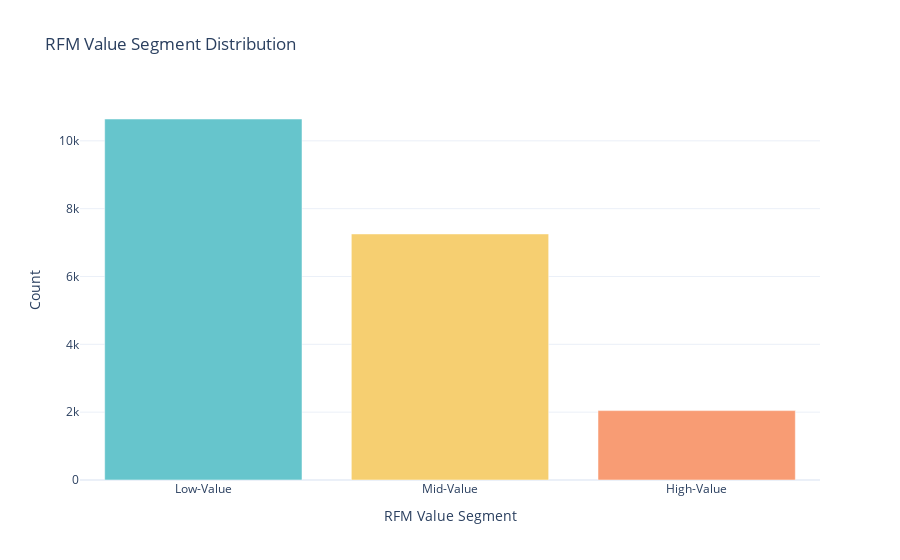

This figure's notebook cell:
### Code cell
segment_counts = data['Value Segment'].value_counts().reset_index()
segment_counts.columns = ['Value Segment', 'Count']

pastel_colors = px.colors.qualitative.Pastel

fig_segment_dist = px.bar(segment_counts, x='Value Segment', y='Count', 
                          color='Value Segment', color_discrete_sequence=pastel_colors,
                          title='RFM Value Segment Distribution')

# Update the layout
fig_segment_dist.update_layout(xaxis_title='RFM Value Segment',
                              yaxis_title='Count',
                              showlegend=False)

# Show the figure
fig_segment_dist.show()

### Figure 1 — Plotly figure (JSON) as saved in the notebook; plotly's stock layout.template omitted (floating-point values rounded to 4 significant figures)
{"data": [{"alignmentgroup": "True", "hovertemplate": "Value Segment=%{x}<br>Count=%{y}<extra></extra>", "legendgroup": "Low-Value", "marker": {"color": "rgb(102, 197, 204)", "pattern": {"shape": ""}}, "name": "Low-Value", "offsetgroup": "Low-Value", "orientation": "v", "showlegend": true, "textposition": "auto", "type": "bar", "x": ["Low-Value"], "xaxis": "x", "y": [10644], "yaxis": "y"}, {"alignmentgroup": "True", "hovertemplate": "Value Segment=%{x}<br>Count=%{y}<extra></extra>", "legendgroup": "Mid-Value", "marker": {"color": "rgb(246, 207, 113)", "pattern": {"shape": ""}}, "name": "Mid-Value", "offsetgroup": "Mid-Value", "orientation": "v", "showlegend": true, "textposition": "auto", "type": "bar", "x": ["Mid-Value"], "xaxis": "x", "y": [7255], "yaxis": "y"}, {"alignmentgroup": "True", "hovertemplate": "Value Segment=%{x}<br>Count=%{y}<extra></extra>", "legendgroup": "High-Value", "marker": {"color": "rgb(248, 156, 116)", "pattern": {"shape": ""}}, "name": "High-Value", "offsetgroup": "High-Value", "orientation": "v", "showlegend": true, "textposition": "auto", "type": "bar", "x": ["High-Value"], "xaxis": "x", "y": [2046], "yaxis": "y"}], "layout": {"barmode": "relative", "legend": {"title": {"text": "Value Segment"}, "tracegroupgap": 0}, "showlegend": false, "title": {"text": "RFM Value Segment Distribution"}, "xaxis": {"anchor": "y", "categoryarray": ["Low-Value", "Mid-Value", "High-Value"], "categoryorder": "array", "domain": [0, 1], "title": {"text": "RFM Value Segment"}}, "yaxis": {"anchor": "x", "domain": [0, 1], "title": {"text": "Count"}}}}
